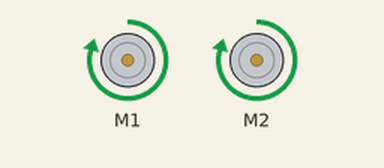
A sketch run on a simulated Arduino Uno, built with avr-gcc and run on an emulated ATmega328P. Shown: 2 × DC motor (green arrow = forward, orange = backward, longer = faster).

Above: at 0.1 s.
At 10.6 s:
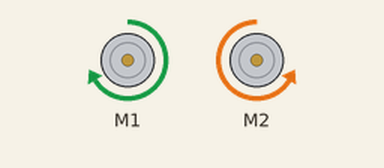
At 31.6 s:
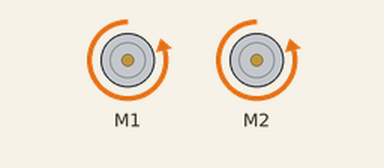
Timing chart, 0 to 35.1 s (numbered marks = the images above):
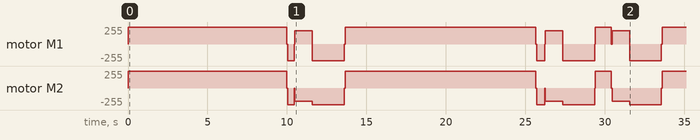

The sketch:

Collection_1.2.ino
```cpp
#include <Wire.h>
#include <Adafruit_MotorShield.h>

Adafruit_MotorShield AFMS = Adafruit_MotorShield();

Adafruit_DCMotor *Motor1 = AFMS.getMotor(1);
Adafruit_DCMotor *Motor2 = AFMS.getMotor(2);

void setup() {
  AFMS.begin();

}

int forwardspeed = 250;
int turnspeed = 200;
int backwardspeed = 250;

//operation code
void loop() {
  //first leg
  forward(10000);
  backward(400);
  turnright(1100);
  backward(2000);

  //second leg
  forward(12000);

  //positioning for zigzag
  backward(500);
  turnright(1100);
  backward(2000);
  forward(1000);
  turnright(1100);
  backward(2000);

  //begin zigzag
  for (int i=0; i<2; i++){
    forward(12000);
    backward(600);
    turnleft(1100);
    forward(1200);
    turnleft(1100);
    backward(3000);

    forward(12000);
    backward(600);
    turnright(1100);
    forward(1200);
    turnright(1100);
    backward(3000);
  }

  forward(12000);
  backward(800);

  //exit danger zone
  turnleft(1100);
  forward(6000);
  backward(700);
  turnleft(1100);
  forward(6000);
  delay(4000);
  forward(6000);
  delay(100000000);


}
//braking subroutine
void brake(){
  Motor1->setSpeed(0);
  Motor2->setSpeed(0);
  Motor1->run(FORWARD);
  Motor2->run(FORWARD);
  delay(50);
}

//forward
void forward(int forwardtime){
  Motor1->setSpeed(forwardspeed);
  Motor2->setSpeed(forwardspeed);
  Motor1->run(FORWARD);
  Motor2->run(FORWARD);
  delay(forwardtime);
  brake();
}

//backward
void backward(int backwardtime){
  Motor1->setSpeed(backwardspeed);
  Motor2->setSpeed(backwardspeed);
  Motor1->run(BACKWARD);
  Motor2->run(BACKWARD);
  delay(backwardtime);
  brake();
}
//turn right
//using 1100 turns approx 90 degrees
void turnright(int turntime){
  Motor1->setSpeed(turnspeed);
  Motor2 ->setSpeed(turnspeed);
  Motor1->run(FORWARD);
  Motor2->run(BACKWARD);
  delay(turntime);
}

//turn left
//using 1100 turns approx 90 degrees
void turnleft(int turntime){
  Motor1->setSpeed(turnspeed);
  Motor2 ->setSpeed(turnspeed);
  Motor1->run(BACKWARD);
  Motor2->run(FORWARD);
  delay(turntime);
}
```
